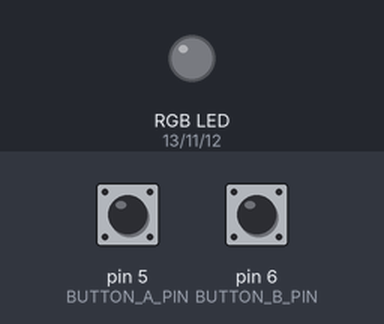
Simulated run of this sketch. Board: Arduino Uno, built with avr-gcc and run on an emulated ATmega328P. On the bench: an RGB LED mixed from three pins (HIGH = lit). Inputs (shaded band) come from the test bench; at power-on: pin 5 (BUTTON_A_PIN) HIGH, pin 6 (BUTTON_B_PIN) HIGH.

Above: at 1.2 s.
1.3 s: pin 5 (BUTTON_A_PIN) pulled LOW for 0.15 s
At 1.37 s:
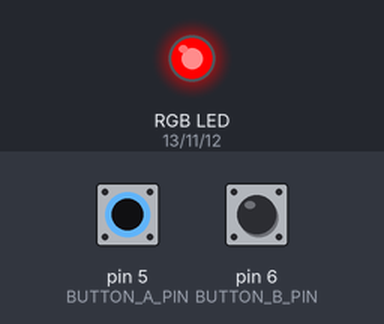
2.9 s: pin 6 (BUTTON_B_PIN) pulled LOW for 0.15 s
At 2.98 s:
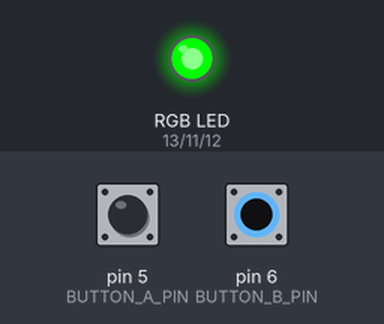
4.5 s: pin 6 (BUTTON_B_PIN) pulled LOW for 3.2 s
At 8.4 s:
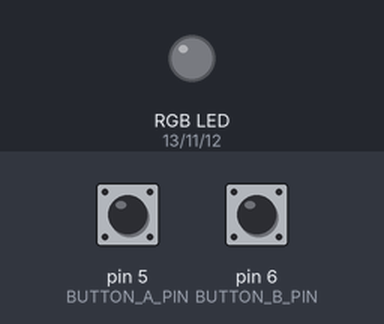
9.2 s: pin 5 (BUTTON_A_PIN) pulled LOW for 3.2 s
At 9.7 s:
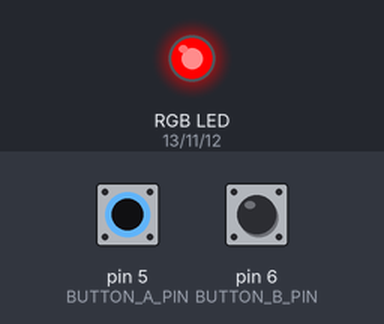
Timing chart, 0 to 13.9 s (numbered marks = the images above; inputs shaded):
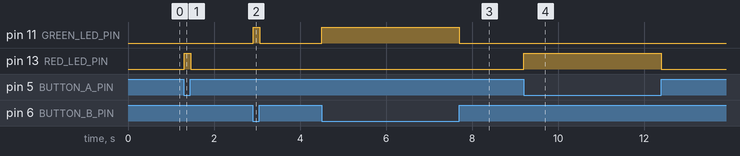

Measured:
- after the input at 1.3 s, pin 13 (RED_LED_PIN): LOW → HIGH at once, → LOW 0.15 s later
- after the input at 2.9 s, pin 11 (GREEN_LED_PIN): LOW → HIGH at once, → LOW 0.15 s later
- after the input at 4.5 s, pin 11 (GREEN_LED_PIN): LOW → HIGH at once, → LOW 3.2 s later
- after the input at 9.2 s, pin 13 (RED_LED_PIN): LOW → HIGH at once, → LOW 3.2 s later

The sketch:

button_led_rgb.ino
```cpp
#define BUTTON_A_PIN 5   // Botão A no pino digital 5
#define BUTTON_B_PIN 6   // Botão B no pino digital 6

#define BLUE_LED_PIN 12  // LED azul no pino digital 12
#define RED_LED_PIN 13   // LED vermelho no pino digital 13
#define GREEN_LED_PIN 11 // LED verde no pino digital 11

void setup() {
  // Configuração dos botões como entrada com pull-up
  pinMode(BUTTON_A_PIN, INPUT_PULLUP);
  pinMode(BUTTON_B_PIN, INPUT_PULLUP);

  // Configuração dos LEDs RGB como saída
  pinMode(RED_LED_PIN, OUTPUT);
  pinMode(GREEN_LED_PIN, OUTPUT);
  pinMode(BLUE_LED_PIN, OUTPUT);

  // Inicialmente, desligar os LEDs
  digitalWrite(RED_LED_PIN, LOW);
  digitalWrite(GREEN_LED_PIN, LOW);
  digitalWrite(BLUE_LED_PIN, LOW);
}

void loop() {
  // Se o botão A for pressionado
  if (digitalRead(BUTTON_A_PIN) == LOW) {
    digitalWrite(BLUE_LED_PIN, LOW);   // Desliga o LED azul
    digitalWrite(RED_LED_PIN, HIGH);  // Liga o LED vermelho
    digitalWrite(GREEN_LED_PIN, LOW); // Desliga o LED verde
  }
  // Se o botão B for pressionado
  else if (digitalRead(BUTTON_B_PIN) == LOW) {
    digitalWrite(BLUE_LED_PIN, LOW);   // Desliga o LED azul
    digitalWrite(RED_LED_PIN, LOW);   // Desliga o LED vermelho
    digitalWrite(GREEN_LED_PIN, HIGH);// Liga o LED verde
  }
  // Se nenhum botão estiver pressionado
  else {
    digitalWrite(RED_LED_PIN, LOW);   // Desliga o LED vermelho
    digitalWrite(GREEN_LED_PIN, LOW); // Desliga o LED verde
    digitalWrite(BLUE_LED_PIN, LOW);  // Desliga o LED azul
  }

  delay(10); // Pequeno atraso para evitar debounce
}
```
